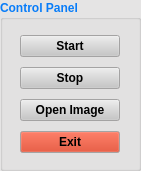
   <widget class="QGroupBox" name="groupBox">
    <property name="geometry">
     <rect>
      <x>10</x>
      <y>290</y>
      <width>141</width>
      <height>171</height>
     </rect>
    </property>
    <property name="palette">
     <palette>
      <active>
       <colorrole role="WindowText">
        <brush brushstyle="SolidPattern">
         <color alpha="255">
          <red>7</red>
          <green>124</green>
          <blue>249</blue>
         </color>
        </brush>
       </colorrole>
       <colorrole role="Button">
        <brush brushstyle="SolidPattern">
         <color alpha="255">
          <red>199</red>
          <green>198</green>
          <blue>198</blue>
         </color>
        </brush>
       </colorrole>
       <colorrole role="Light">
        <brush brushstyle="SolidPattern">
         <color alpha="255">
          <red>255</red>
          <green>255</green>
          <blue>255</blue>
         </color>
        </brush>
       </colorrole>
       <colorrole role="Midlight">
        <brush brushstyle="SolidPattern">
         <color alpha="255">
          <red>227</red>
          <green>226</green>
          <blue>226</blue>
         </color>
        </brush>
       </colorrole>
       <colorrole role="Dark">
        <brush brushstyle="SolidPattern">
         <color alpha="255">
          <red>99</red>
          <green>99</green>
          <blue>99</blue>
         </color>
        </brush>
       </colorrole>
       <colorrole role="Mid">
        <brush brushstyle="SolidPattern">
         <color alpha="255">
          <red>133</red>
          <green>132</green>
          <blue>132</blue>
         </color>
        </brush>
       </colorrole>
       <colorrole role="Text">
        <brush brushstyle="SolidPattern">
         <color alpha="255">
          <red>0</red>
          <green>0</green>
          <blue>0</blue>
         </color>
        </brush>
       </colorrole>
       <colorrole role="BrightText">
        <brush brushstyle="SolidPattern">
         <color alpha="255">
          <red>255</red>
          <green>255</green>
          <blue>255</blue>
         </color>
        </brush>
       </colorrole>
       <colorrole role="ButtonText">
        <brush brushstyle="SolidPattern">
         <color alpha="255">
          <red>0</red>
          <green>0</green>
          <blue>0</blue>
         </color>
        </brush>
       </colorrole>
       <colorrole role="Base">
        <brush brushstyle="SolidPattern">
         <color alpha="255">
          <red>20</red>
          <green>10</green>
          <blue>0</blue>
         </color>
        </brush>
       </colorrole>
       <colorrole role="Window">
        <brush brushstyle="SolidPattern">
         <color alpha="255">
          <red>229</red>
          <green>228</green>
          <blue>228</blue>
         </color>
        </brush>
       </colorrole>
       <colorrole role="Shadow">
        <brush brushstyle="SolidPattern">
         <color alpha="255">
          <red>0</red>
          <green>0</green>
          <blue>0</blue>
         </color>
        </brush>
       </colorrole>
       <colorrole role="AlternateBase">
        <brush brushstyle="SolidPattern">
         <color alpha="255">
          <red>227</red>
          <green>226</green>
          <blue>226</blue>
         </color>
        </brush>
       </colorrole>
       <colorrole role="ToolTipBase">
        <brush brushstyle="SolidPattern">
         <color alpha="255">
          <red>255</red>
          <green>255</green>
          <blue>220</blue>
         </color>
        </brush>
       </colorrole>
       <colorrole role="ToolTipText">
        <brush brushstyle="SolidPattern">
         <color alpha="255">
          <red>0</red>
          <green>0</green>
          <blue>0</blue>
         </color>
        </brush>
       </colorrole>
      </active>
      <inactive>
       <colorrole role="WindowText">
        <brush brushstyle="SolidPattern">
         <color alpha="255">
          <red>7</red>
          <green>124</green>
          <blue>249</blue>
         </color>
        </brush>
       </colorrole>
       <colorrole role="Button">
        <brush brushstyle="SolidPattern">
         <color alpha="255">
          <red>199</red>
          <green>198</green>
          <blue>198</blue>
         </color>
        </brush>
       </colorrole>
       <colorrole role="Light">
        <brush brushstyle="SolidPattern">
         <color alpha="255">
          <red>255</red>
          <green>255</green>
          <blue>255</blue>
         </color>
        </brush>
       </colorrole>
       <colorrole role="Midlight">
        <brush brushstyle="SolidPattern">
         <color alpha="255">
          <red>227</red>
          <green>226</green>
          <blue>226</blue>
         </color>
        </brush>
       </colorrole>
       <colorrole role="Dark">
        <brush brushstyle="SolidPattern">
         <color alpha="255">
          <red>99</red>
          <green>99</green>
          <blue>99</blue>
         </color>
        </brush>
       </colorrole>
       <colorrole role="Mid">
        <brush brushstyle="SolidPattern">
         <color alpha="255">
          <red>133</red>
          <green>132</green>
          <blue>132</blue>
         </color>
        </brush>
       </colorrole>
       <colorrole role="Text">
        <brush brushstyle="SolidPattern">
         <color alpha="255">
          <red>0</red>
          <green>0</green>
          <blue>0</blue>
         </color>
        </brush>
       </colorrole>
       <colorrole role="BrightText">
        <brush brushstyle="SolidPattern">
         <color alpha="255">
          <red>255</red>
          <green>255</green>
          <blue>255</blue>
         </color>
        </brush>
       </colorrole>
       <colorrole role="ButtonText">
        <brush brushstyle="SolidPattern">
         <color alpha="255">
          <red>0</red>
          <green>0</green>
          <blue>0</blue>
         </color>
        </brush>
       </colorrole>
       <colorrole role="Base">
        <brush brushstyle="SolidPattern">
         <color alpha="255">
          <red>20</red>
          <green>10</green>
          <blue>0</blue>
         </color>
        </brush>
       </colorrole>
       <colorrole role="Window">
        <brush brushstyle="SolidPattern">
         <color alpha="255">
          <red>229</red>
          <green>228</green>
          <blue>228</blue>
         </color>
        </brush>
       </colorrole>
       <colorrole role="Shadow">
        <brush brushstyle="SolidPattern">
         <color alpha="255">
          <red>0</red>
          <green>0</green>
          <blue>0</blue>
         </color>
        </brush>
       </colorrole>
       <colorrole role="AlternateBase">
        <brush brushstyle="SolidPattern">
         <color alpha="255">
          <red>227</red>
          <green>226</green>
          <blue>226</blue>
         </color>
        </brush>
       </colorrole>
       <colorrole role="ToolTipBase">
        <brush brushstyle="SolidPattern">
         <color alpha="255">
          <red>255</red>
          <green>255</green>
          <blue>220</blue>
         </color>
        </brush>
       </colorrole>
       <colorrole role="ToolTipText">
        <brush brushstyle="SolidPattern">
         <color alpha="255">
          <red>0</red>
          <green>0</green>
          <blue>0</blue>
         </color>
        </brush>
       </colorrole>
      </inactive>
      <disabled>
       <colorrole role="WindowText">
        <brush brushstyle="SolidPattern">
         <color alpha="255">
          <red>99</red>
          <green>99</green>
          <blue>99</blue>
         </color>
        </brush>
       </colorrole>
       <colorrole role="Button">
        <brush brushstyle="SolidPattern">
         <color alpha="255">
          <red>199</red>
          <green>198</green>
          <blue>198</blue>
         </color>
        </brush>
       </colorrole>
       <colorrole role="Light">
        <brush brushstyle="SolidPattern">
         <color alpha="255">
          <red>255</red>
          <green>255</green>
          <blue>255</blue>
         </color>
        </brush>
       </colorrole>
       <colorrole role="Midlight">
        <brush brushstyle="SolidPattern">
         <color alpha="255">
          <red>227</red>
          <green>226</green>
          <blue>226</blue>
         </color>
        </brush>
       </colorrole>
       <colorrole role="Dark">
        <brush brushstyle="SolidPattern">
         <color alpha="255">
          <red>99</red>
          <green>99</green>
          <blue>99</blue>
         </color>
        </brush>
       </colorrole>
       <colorrole role="Mid">
        <brush brushstyle="SolidPattern">
         <color alpha="255">
          <red>133</red>
          <green>132</green>
          <blue>132</blue>
         </color>
        </brush>
       </colorrole>
       <colorrole role="Text">
        <brush brushstyle="SolidPattern">
         <color alpha="255">
          <red>99</red>
          <green>99</green>
          <blue>99</blue>
         </color>
        </brush>
       </colorrole>
       <colorrole role="BrightText">
        <brush brushstyle="SolidPattern">
         <color alpha="255">
          <red>255</red>
          <green>255</green>
          <blue>255</blue>
         </color>
        </brush>
       </colorrole>
       <colorrole role="ButtonText">
        <brush brushstyle="SolidPattern">
         <color alpha="255">
          <red>99</red>
          <green>99</green>
          <blue>99</blue>
         </color>
        </brush>
       </colorrole>
       <colorrole role="Base">
        <brush brushstyle="SolidPattern">
         <color alpha="255">
          <red>229</red>
          <green>228</green>
          <blue>228</blue>
         </color>
        </brush>
       </colorrole>
       <colorrole role="Window">
        <brush brushstyle="SolidPattern">
         <color alpha="255">
          <red>229</red>
          <green>228</green>
          <blue>228</blue>
         </color>
        </brush>
       </colorrole>
       <colorrole role="Shadow">
        <brush brushstyle="SolidPattern">
         <color alpha="255">
          <red>0</red>
          <green>0</green>
          <blue>0</blue>
         </color>
        </brush>
       </colorrole>
       <colorrole role="AlternateBase">
        <brush brushstyle="SolidPattern">
         <color alpha="255">
          <red>199</red>
          <green>198</green>
          <blue>198</blue>
         </color>
        </brush>
       </colorrole>
       <colorrole role="ToolTipBase">
        <brush brushstyle="SolidPattern">
         <color alpha="255">
          <red>255</red>
          <green>255</green>
          <blue>220</blue>
         </color>
        </brush>
       </colorrole>
       <colorrole role="ToolTipText">
        <brush brushstyle="SolidPattern">
         <color alpha="255">
          <red>0</red>
          <green>0</green>
          <blue>0</blue>
         </color>
        </brush>
       </colorrole>
      </disabled>
     </palette>
    </property>
    <property name="font">
     <font>
      <weight>75</weight>
      <bold>true</bold>
     </font>
    </property>
    <property name="autoFillBackground">
     <bool>true</bool>
    </property>
    <property name="title">
     <string>Control Panel</string>
    </property>
    <layout class="QGridLayout" name="gridLayout">
     <item row="2" column="0">
      <widget class="QPushButton" name="pick_btn">
       <property name="enabled">
        <bool>true</bool>
       </property>
       <property name="sizePolicy">
        <sizepolicy hsizetype="Minimum" vsizetype="Fixed">
         <horstretch>0</horstretch>
         <verstretch>0</verstretch>
        </sizepolicy>
       </property>
       <property name="maximumSize">
        <size>
         <width>100</width>
         <height>16777215</height>
        </size>
       </property>
       <property name="font">
        <font>
         <kerning>true</kerning>
        </font>
       </property>
       <property name="text">
        <string notr="true">Open Image</string>
       </property>
      </widget>
     </item>
     <item row="0" column="0">
      <widget class="QPushButton" name="start_cam_btn">
       <property name="text">
        <string>Start</string>
       </property>
      </widget>
     </item>
     <item row="1" column="0">
      <widget class="QPushButton" name="stop_cam_btn">
       <property name="text">
        <string>Stop</string>
       </property>
      </widget>
     </item>
     <item row="3" column="0">
      <widget class="QPushButton" name="exit_btn">
       <property name="palette">
        <palette>
         <active>
          <colorrole role="Button">
           <brush brushstyle="SolidPattern">
            <color alpha="255">
             <red>209</red>
             <green>48</green>
             <blue>19</blue>
            </color>
           </brush>
          </colorrole>
         </active>
         <inactive>
          <colorrole role="Button">
           <brush brushstyle="SolidPattern">
            <color alpha="255">
             <red>209</red>
             <green>48</green>
             <blue>19</blue>
            </color>
           </brush>
          </colorrole>
         </inactive>
         <disabled>
          <colorrole role="Button">
           <brush brushstyle="SolidPattern">
            <color alpha="255">
             <red>209</red>
             <green>48</green>
             <blue>19</blue>
            </color>
           </brush>
          </colorrole>
         </disabled>
        </palette>
       </property>
       <property name="font">
        <font>
         <weight>75</weight>
         <bold>true</bold>
        </font>
       </property>
       <property name="text">
        <string>Exit</string>
       </property>
      </widget>
     </item>
    </layout>
   </widget>
